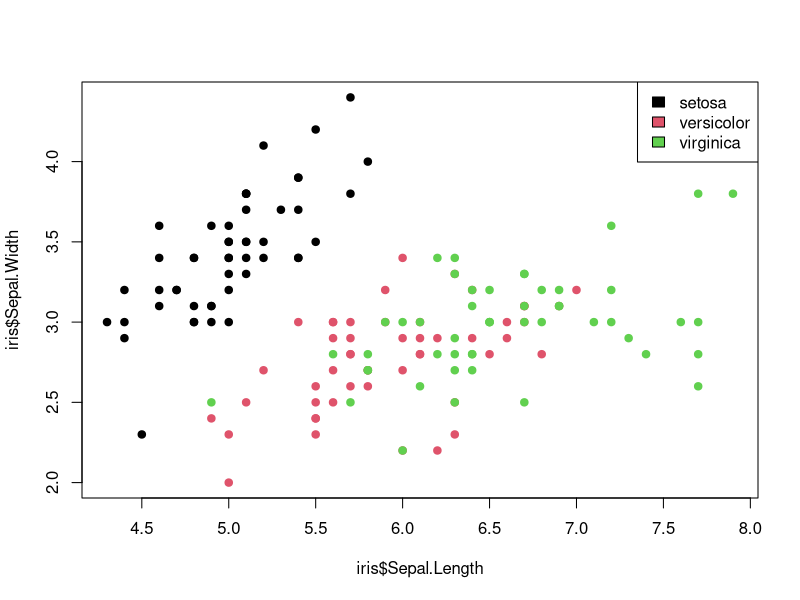

Here is the R script that generated this plot:
## ---- chunk 1
data(iris)
head(iris)
## ---- chunk 2
plot(iris$Sepal.Length, iris$Sepal.Width, pch=19, col=iris$Species)
legend('topright', legend=levels(iris$Species), fill=1:3)
tapply(iris$Sepal.Length, iris$Species, mean)
